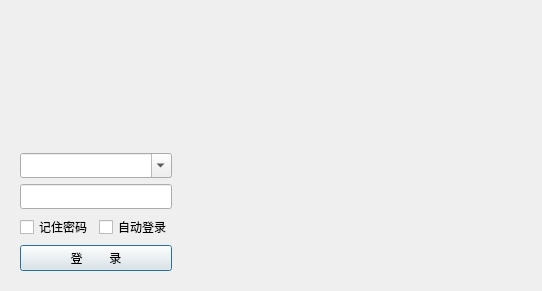
<?xml version="1.0" encoding="UTF-8"?>
<ui version="4.0">
 <class>Dialog</class>
 <widget class="QDialog" name="Dialog">
  <property name="geometry">
   <rect>
    <x>0</x>
    <y>0</y>
    <width>542</width>
    <height>291</height>
   </rect>
  </property>
  <property name="windowTitle">
   <string>Dialog</string>
  </property>
  <layout class="QVBoxLayout" name="verticalLayout_2">
   <item>
    <spacer name="verticalSpacer">
     <property name="orientation">
      <enum>Qt::Vertical</enum>
     </property>
     <property name="sizeHint" stdset="0">
      <size>
       <width>20</width>
       <height>133</height>
      </size>
     </property>
    </spacer>
   </item>
   <item>
    <layout class="QHBoxLayout" name="horizontalLayout_3">
     <item>
      <widget class="QWidget" name="widget" native="true">
       <layout class="QVBoxLayout" name="verticalLayout">
        <item>
         <widget class="QComboBox" name="comboBox_username">
          <property name="sizePolicy">
           <sizepolicy hsizetype="Minimum" vsizetype="Fixed">
            <horstretch>0</horstretch>
            <verstretch>0</verstretch>
           </sizepolicy>
          </property>
          <property name="minimumSize">
           <size>
            <width>0</width>
            <height>25</height>
           </size>
          </property>
          <property name="editable">
           <bool>true</bool>
          </property>
         </widget>
        </item>
        <item>
         <widget class="QLineEdit" name="lineEdit_pass">
          <property name="sizePolicy">
           <sizepolicy hsizetype="Minimum" vsizetype="Fixed">
            <horstretch>0</horstretch>
            <verstretch>0</verstretch>
           </sizepolicy>
          </property>
          <property name="minimumSize">
           <size>
            <width>0</width>
            <height>25</height>
           </size>
          </property>
          <property name="inputMethodHints">
           <set>Qt::ImhHiddenText</set>
          </property>
         </widget>
        </item>
        <item>
         <layout class="QHBoxLayout" name="horizontalLayout_2">
          <item>
           <widget class="QCheckBox" name="checkBox_recordpass">
            <property name="text">
             <string>记住密码</string>
            </property>
           </widget>
          </item>
          <item>
           <widget class="QCheckBox" name="checkBox_autoload">
            <property name="text">
             <string>自动登录</string>
            </property>
           </widget>
          </item>
         </layout>
        </item>
        <item>
         <layout class="QHBoxLayout" name="horizontalLayout">
          <item>
           <widget class="QPushButton" name="pushButton_load">
            <property name="sizePolicy">
             <sizepolicy hsizetype="Minimum" vsizetype="Minimum">
              <horstretch>0</horstretch>
              <verstretch>0</verstretch>
             </sizepolicy>
            </property>
            <property name="text">
             <string>登        录</string>
            </property>
           </widget>
          </item>
         </layout>
        </item>
       </layout>
      </widget>
     </item>
     <item>
      <spacer name="horizontalSpacer">
       <property name="orientation">
        <enum>Qt::Horizontal</enum>
       </property>
       <property name="sizeHint" stdset="0">
        <size>
         <width>40</width>
         <height>20</height>
        </size>
       </property>
      </spacer>
     </item>
    </layout>
   </item>
  </layout>
 </widget>
 <resources/>
 <connections/>
</ui>
